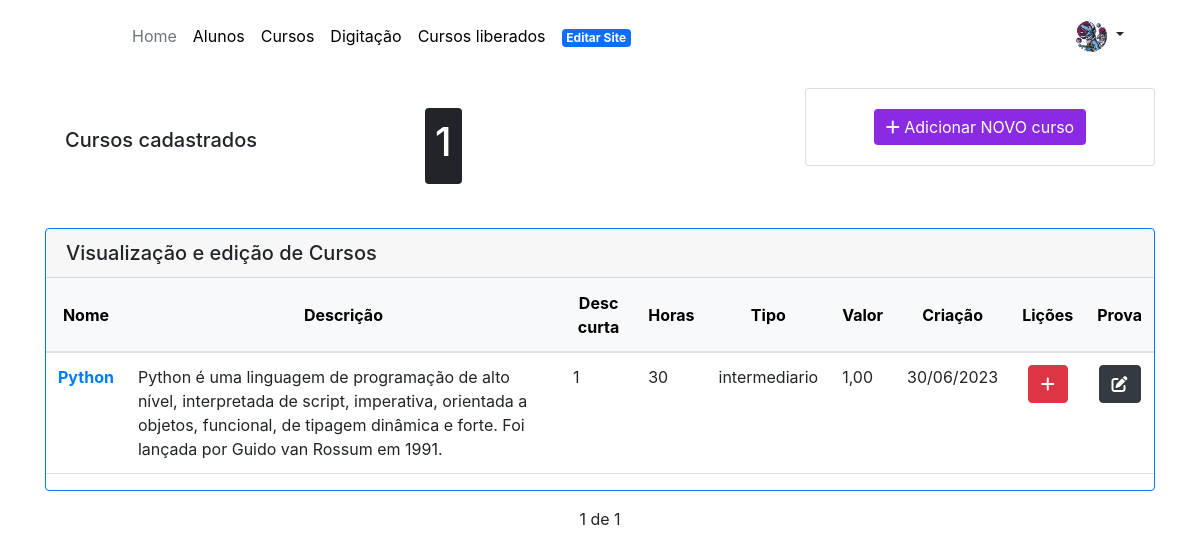
Screenshot of /curso/ (signed in) with the database file from the repository.
### aluno/models.py (models this page shows, shortened)
class Aluno(models.Model):
    user = models.OneToOneField(User, on_delete=models.CASCADE, validators=[validators.EmailValidator()])
    nome_completo = models.CharField(max_length=255)
    genero = models.CharField(
        max_length=2,
        default='',
        choices=(
            ('H', 'Homem'),
            ('M', 'Mulher'),
            ('O', 'Outros'),
        )
    )
    endereco = models.CharField(max_length=255, blank=True, null=True)
    numero = models.CharField(max_length=5)
    complemento = models.CharField(max_length=30)
    bairro = models.CharField(max_length=30)
    cep = models.CharField(max_length=8)
    cidade = models.CharField(max_length=30)
    estado = models.CharField(
        max_length=2,
        default='RS',
        choices=(
            ('AC', 'Acre'),
            ('AL', 'Alagoas'),
            ('AP', 'Amapá'),
            ('AM', 'Amazonas'),
            ('BA', 'Bahia'),
            ('CE', 'Ceará'),
            ('DF', 'Distrito Federal'),
            ('ES', 'Espírito Santo'),
            ('GO', 'Goiás'),
            ('MA', 'Maranhão'),
            ('MT', 'Mato Grosso'),
            ('MS', 'Mato Grosso do Sul'),
            ('MG', 'Minas Gerais'),
            ('PA', 'Pará'),
            ('PB', 'Paraíba'),
            ('PR', 'Paraná'),
            ('PE', 'Pernambuco'),
            ('PI', 'Piauí'),
            ('RJ', 'Rio de Janeiro'),
            ('RN', 'Rio Grande do Norte'),
            ('RS', 'Rio Grande do Sul'),
            ('RO', 'Rondônia'),
            ('RR', 'Roraima'),
            ('SC', 'Santa Catarina'),
            ('SP', 'São Paulo'),
            ('SE', 'Sergipe'),
            ('TO', 'Tocantins'),
        )
    )
    telefone = models.CharField(max_length=20)
    email = models.EmailField()
    data_nascimento = models.DateField(blank=True, null=True)
    cpf = models.CharField(max_length=255, blank=True, null=True)
    foto = models.ImageField(upload_to='media/aluno/foto')
    cadastro_completo = models.BooleanField(default=False)
    tour_completo = models.BooleanField(default=True)
    tour_dig_completo = models.BooleanField(default=True)

class Curso(models.Model):
    STATUSLISTA = (
        ('basico', 'Básico'),
        ('intermediario', 'Intermediário'),
        ('avancado', 'Avançado'),
    )
    nome = models.CharField(max_length=200)
    descricao = models.TextField()
    descricao_curta = models.CharField(max_length=180)
    horas = models.CharField(max_length=100)
    tipo = models.CharField(
        max_length=13,
        choices=STATUSLISTA,
        default='basico',
    )
    imagem = models.ImageField(upload_to='media/curso/capa', null=True, blank=True)
    selo = models.ImageField(upload_to='media/curso/selo', null=True, blank=True)
    selo_cinza = models.ImageField(upload_to='media/curso/selo', null=True, blank=True)
    selo_prova = models.ImageField(upload_to='media/curso/selo', null=True, blank=True)
    selo_prova_cinza = models.ImageField(upload_to='media/curso/selo', null=True, blank=True)
    selo_max = models.ImageField(upload_to='media/curso/selo', null=True, blank=True)
    selo_cinza_max = models.ImageField(upload_to='media/curso/selo', null=True, blank=True)
    data_criacao = models.DateTimeField(auto_now_add=True)
    preco = models.DecimalField(max_digits=10, decimal_places=2)
    video_curso = models.CharField(max_length=800)

### aluno/views.py (the view)
# urls.py: path('curso/', views.lista_cursos, name='lista_cursos'),
@login_required
@user_passes_test(is_admin)
def lista_cursos(request):
    cursos_lista = Curso.objects.all()
    paginator = Paginator(cursos_lista, 15)
    page = request.GET.get('page')
    cursos = paginator.get_page(page)
    curso_total = cursos_lista.count()
    dados = {'cursos': cursos,
            'curso_total' : curso_total,
            }
    return render(request, 'aluno/lista_cursos.html', dados)

### aluno/context_processors.py (called while the page is built)
def aluno(request):
    if request.user.is_authenticated:
        try:
            aluno = Aluno.objects.get(user=request.user)
        except Aluno.DoesNotExist:
            aluno = None
    else:
        aluno = None
    return {'aluno': aluno}

### aluno/views.py (called while the page is built)
def is_admin(user):
    return user.is_authenticated and user.is_superuser

### pedido/context_processors.py (called while the page is built)
def cart_item_count(request):
    carrinho = request.session.get('carrinho', {})
    total_itens = len(carrinho)
    return {'total_itens': total_itens}

### aluno/templates/aluno/lista_cursos.html (shortened to what this page needs)
{% extends 'aluno/base_admin.html' %}
{% load bootstrap %}
{% load static %}
{% block main %}
<div class="row">
    <div class="col-sm-8 mb-3 mb-sm-0">
        <div class="card-body">
            <div class="d-flex align-items-center row">
                <div class="col">
                    <h5 class="card-title">Cursos cadastrados {{licao_total}}</h5>
                </div>
                <div class="col">
                    <span class="badge text-bg-dark" style="padding: 10px;"><h1>{{ curso_total }}</h1></span>
                </div>
            </div>
        </div>
    </div>
    <div class="col-sm-4">
        <div class="card" >
            <div class="card-body text-center">
                <a class="btn btn-primary" style="background-color: blueviolet; border: none;" href="\cursonovo" role="button"><i class="fa-solid fa-plus"></i> Adicionar NOVO curso</a>
            </div>
        </div>
    </div>
  </div>
<br>
<div class="card border-primary mb-3">
    <h5 class="card-header">Visualização e edição de Cursos</h5>
        <table class="table">
            <thead class="table-light">
                <tr class="text-center">
                    <th class="align-middle" scope="col">Nome</th>
                    <th class="align-middle" scope="col">Descrição</th>
                    <th class="align-middle" scope="col">Desc curta</th>
                    <th class="align-middle" scope="col">Horas</th>
                    <th class="align-middle" scope="col">Tipo</th>
                    <th class="align-middle" scope="col">Valor</th>
                    <th class="align-middle" scope="col">Criação</th>
                    <th class="align-middle" scope="col">Lições</th>
                    <th class="align-middle" scope="col">Prova</th>
                </tr>
            </thead>
        <tbody>
            {% for curso in cursos %}
                <tr>
                    <th scope="row"><a href="{% url 'curso_update' curso.id %}">{{ curso.nome }}</a></td>
                    <td>{{ curso.descricao }}</td>
                    <td>{{ curso.descricao_curta }}</td>
                    <td>{{ curso.horas }}</td>
                    <td>{{ curso.tipo }}</td>
                    <td>{{ curso.preco }}</td>
                    <td>{{ curso.data_criacao|date:"d/m/Y" }}</td>
                    <td class="text-center">
                        <a href="{% url 'licao_detalhe' curso.id %}" style="text-decoration: none;">
                            <button type="button" class="btn btn-danger"><i class="fa-solid fa-plus"></i></button>
                        </a>
                    </td>
                    <td class="text-center">
                        <a href="{% url 'questoes_detalhe' curso.id %}" style="text-decoration: none;">
                            <button type="button" class="btn btn-dark"><i class="fa-solid fa-pen-to-square"></i></button>
                        </a>
                    </td>
                </tr>
            {% endfor %}
            </tbody>
        </table>
</div>
<div class="text-center">
    <div class="">
        <span class="step-links">
            <span class="current">
                {{ cursos.number }} de {{ cursos.paginator.num_pages }}
            </span>
        </span>
    </div>
</div>
{% endblock %}

### aluno/templates/aluno/menu_admin.html (shortened to what this page needs)
{% load static %}
<header class="p-3 mb-3">
    <div class="container">
      <div class="d-flex flex-wrap align-items-center justify-content-center justify-content-lg-start">
        <a href="/" class="d-flex align-items-center mb-2 mb-lg-0 link-body-emphasis text-decoration-none">
          <svg class="bi me-2" width="40" height="32" role="img" aria-label="Bootstrap"><use xlink:href="#bootstrap"/></svg>
        </a>
        <ul class="nav col-12 col-lg-auto me-lg-auto mb-2 justify-content-center mb-md-0">
          {% if user.is_authenticated %}
            <li><a href="/" class="nav-link px-2 link-secondary">Home</a></li>
            <li><a href="/alunos" class="nav-link px-2 link-body-emphasis">Alunos</a></li>
            <li><a href="/curso" class="nav-link px-2 link-body-emphasis">Cursos</a></li>
            <li><a href="/digitacao" class="nav-link px-2 link-body-emphasis">Digitação</a></li>
            <li><a href="/inscricao" class="nav-link px-2 link-body-emphasis">Cursos liberados</a></li>
            <li><a href="/site" class="nav-link px-2 link-body-emphasis"><span class="badge text-bg-primary">Editar Site</span></a></li>
          {% else %}
            <li><a href="#" class="nav-link px-2 link-body-emphasis disabled">Home</a></li>
          {% endif %}
        </ul>
        <div class="dropdown text-end">
          <a href="#" class="d-block link-dark text-decoration-none dropdown-toggle" data-bs-toggle="dropdown" aria-expanded="false">
            {% if aluno.foto %}
              <img src="{% static aluno.foto.url %}" alt="mdo" width="32" height="32" class="rounded-circle">
            {% else %}
              <img src="{% static 'media/aluno/foto/default.png' %}" alt="mdo" width="32" height="32" class="rounded-circle">
            {% endif %}
          </a>
        </div>
      </div>
    </div>
  </header>

### rows the page displays
Aluno: foto (placeholder picture)
Curso: nome "Python", descricao "Python é uma linguagem de programação de alto nível, interpretada de script, imperativa, orientada a objetos, funcional, de tipagem dinâmica e forte. Foi lançada por Guido van Rossum em 1991.", descricao_curta "1", horas "30", tipo "intermediario", preco "1,00", data_criacao "30/06/2023"

### other values shown
{{ curso_total }} "1"
{{ cursos.number }} "1"
{{ cursos.paginator.num_pages }} "1"
